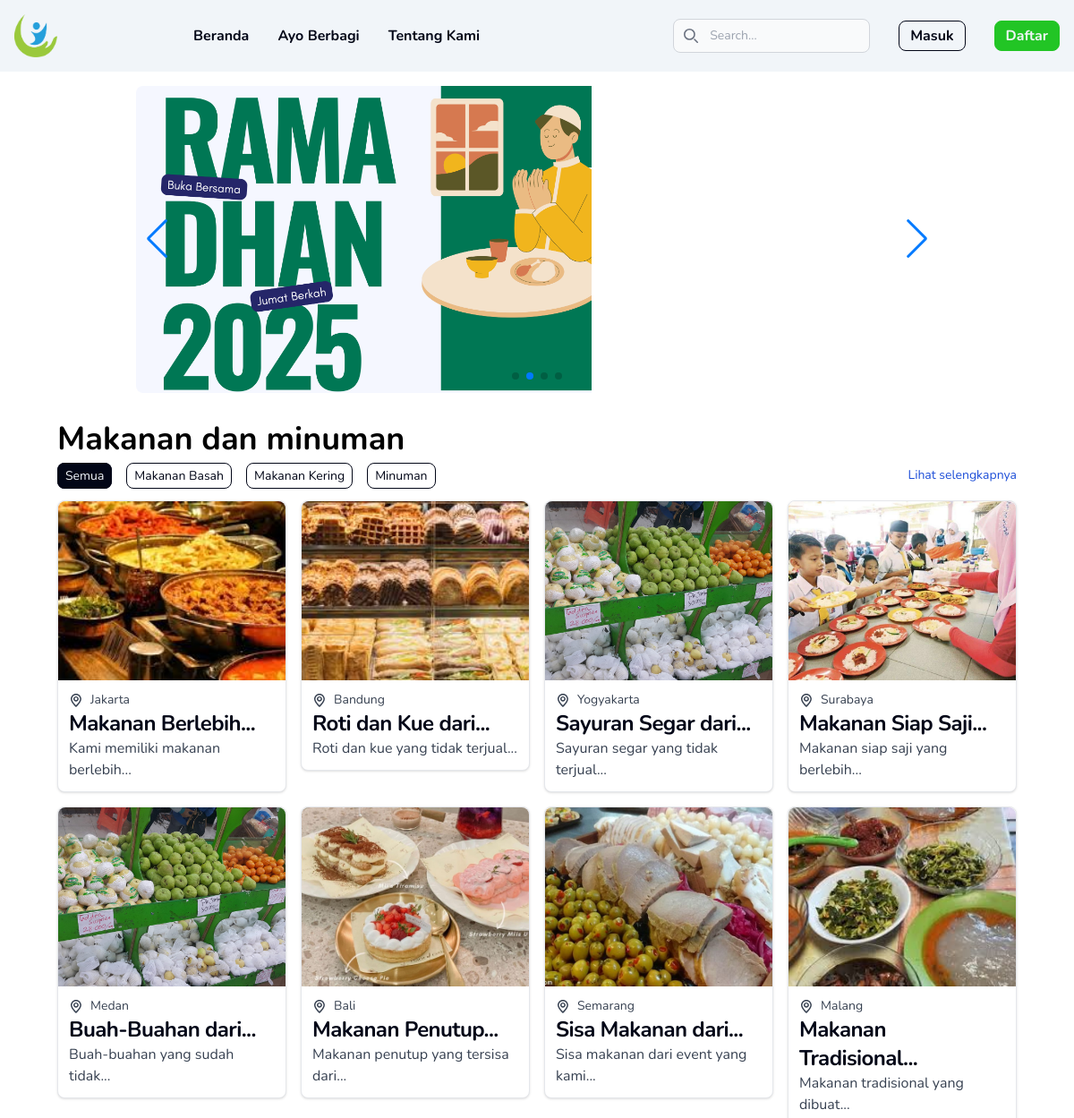
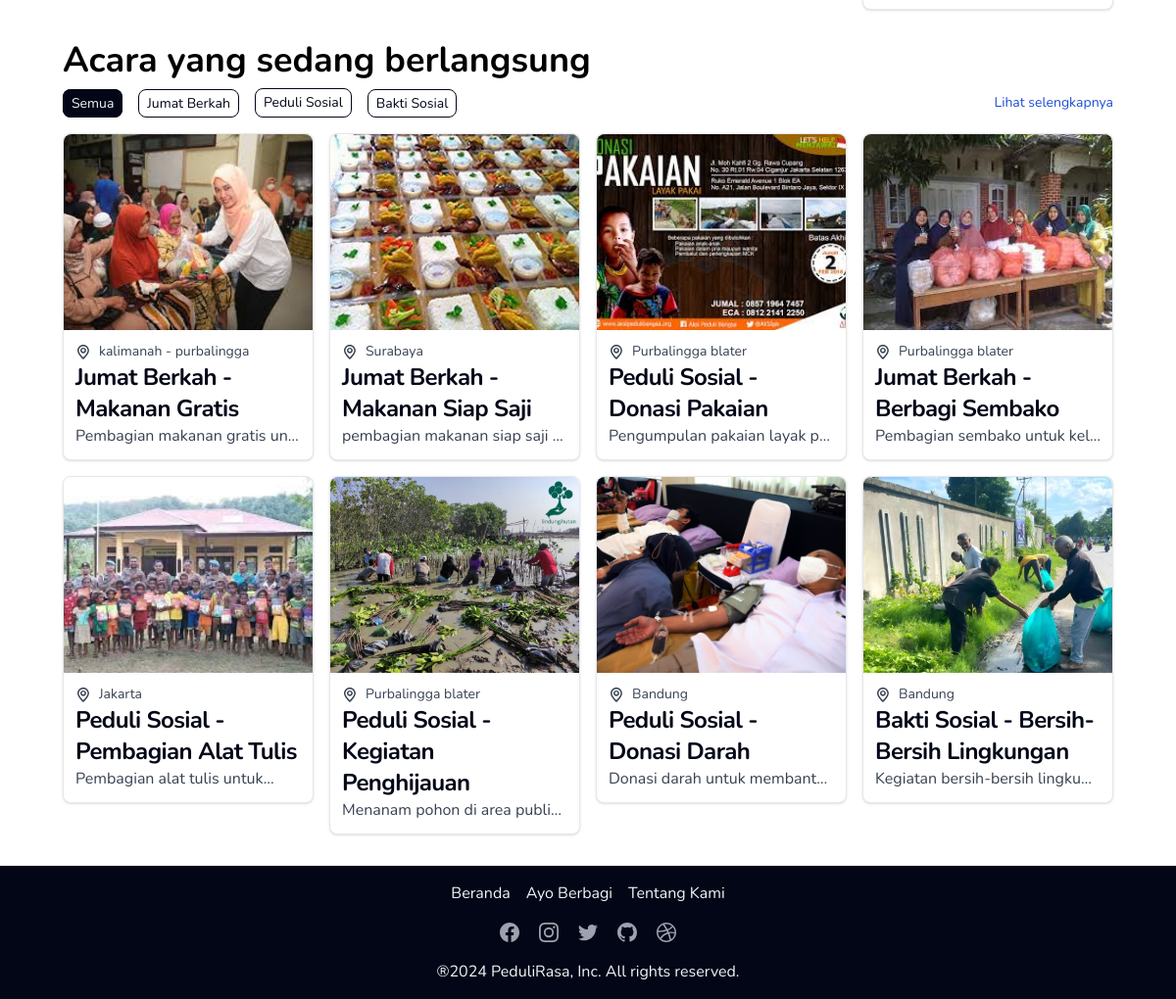
The page / on the database its author committed (2 pictures, top to bottom).
### tables this page shows
CREATE TABLE `posts` (
  `post_id` int NOT NULL,
  `title` varchar(255) NOT NULL,
  `description` text NOT NULL,
  `post_date` datetime NOT NULL,
  `location` varchar(255) NOT NULL,
  `created_at` timestamp NOT NULL DEFAULT CURRENT_TIMESTAMP,
  `user_id` int NOT NULL,
  `category_id` int DEFAULT NULL
);

CREATE TABLE `post_images` (
  `image_id` int NOT NULL,
  `post_id` int DEFAULT NULL,
  `image_name` varchar(255) NOT NULL
);

### app/App/View.php (called while the page is built, shortened)
<?php
class View
{
    public static function render(string $view, $model)
    {
        require __DIR__ . '/../View/header.php';
        require __DIR__ . '/../View/' . $view . '.php';
        require __DIR__ . '/../View/footer.php';
    }
}

### app/Controller/HomeController.php (called while the page is built, shortened)
<?php
class HomeController
{
    private PostService $postService;
    public function __construct()
    {
        $connection = Database::getConnection();
        $postRepository = new PostRepository($connection);
        $categoryRepository = new CategoryRepository($connection);
        $postImagesRepository = new PostImagesRepository($connection);
        $userRepository = new UserRepository($connection);
        $this->postService = new PostService($postRepository, $categoryRepository, $postImagesRepository, $userRepository);
    }
    function index(): void
    {
        $model = [
            "title" => "Beranda",
        ];
        $foodAndDrinkRequest = new SearchPostRequest();
        $foodAndDrinkRequest->categories = [1, 2, 3];
        $foodAndDrinkRequest->page = 1;
        $foodAndDrink = $this->postService->search($foodAndDrinkRequest)->posts;
        $activityRequest = new SearchPostRequest();
        $activityRequest->categories = [4, 5, 6];
        $activityRequest->page = 1;
        $activity = $this->postService->search($activityRequest)->posts;
        $model["foodAndDrink"] = $foodAndDrink;
        $model["activity"] = $activity;
        View::render('Home/index', model: $model);
    }
}

### public/index.php (called while the page is built, shortened)
<?php
Router::run();

### app/Repository/PostRepository.php (called while the page is built, shortened)
<?php
class PostRepository
{
    private \PDO $connection;
    public function __construct(\PDO $connection)
    {
        $this->connection = $connection;
    }
    public function search(?string $title, ?array $categories, int $page = 1): array
    {
        $limit = 20;
        $offset = ($page - 1) * $limit;
        $query = "SELECT post_id, title, description, post_date, location, user_id, category_id FROM posts WHERE 1=1";
        $params = [];
        if (!empty($categories)) {
            $query .= " AND category_id IN (" . implode(',', array_fill(0, count($categories), '?')) . ")";
            $params = array_merge($params, $categories);
        }
        $query .= " LIMIT ? OFFSET ?";
        $statement = $this->connection->prepare($query);
        foreach ($params as $index => $param) {
            $statement->bindValue($index + 1, $param);
        }
        $statement->bindValue(count($params) + 1, $limit, \PDO::PARAM_INT);
        $statement->bindValue(count($params) + 2, $offset, \PDO::PARAM_INT);
        $statement->execute();
        $posts = [];
        while ($rows = $statement->fetchAll()) {
            foreach ($rows as $row) {
                $post = new Post();
                $post->id = $row['post_id'];
                $post->title = $row['title'];
                $post->description = $row['description'];
                $post->postDate = new \DateTime($row['post_date']);
                $post->location = $row['location'];
                $post->userId = $row['user_id'];
                $post->categoryId = $row['category_id'];
                $posts[] = $post;
            }
        }
        return $posts;
    }
}

### app/Service/PostService.php (called while the page is built, shortened)
<?php
class PostService
{
    private PostRepository $postRepository;
    private PostImagesRepository $postImagesRepository;
    public function __construct(PostRepository $postRepository, CategoryRepository $categoryRepository, PostImagesRepository $postImagesRepository, UserRepository $userRepository)
    {
        $this->postImagesRepository = $postImagesRepository;
        $this->postRepository = $postRepository;
    }
    public function search(SearchPostRequest $request): SearchPostResponse
    {
        try {
            $posts = $this->postRepository->search(
                $request->title,
                $request->categories,
                $request->page
            );
            foreach ($posts as $post) {
                $images = $this->postImagesRepository->findByPostId($post->id);
                if (!empty($images)) {
                    $post->bannerImage = $images[0]->imageName;
                } else {
                    $post->bannerImage = null;
                }
            }
            $res = new SearchPostResponse();
            $res->posts = $posts;
            return $res;
        } catch (\Exception $e) {
            throw $e;
        }
    }
}

### app/View/Components/utils.php (called while the page is built, shortened)
<?php
function truncateText($text, $length = 100, $suffix = '...') {
    $text = strip_tags($text);
    $truncated = mb_substr($text, 0, $length);
    $lastSpace = mb_strrpos($truncated, ' ');
    if ($lastSpace !== false) {
        $truncated = mb_substr($truncated, 0, $lastSpace);
    }
    return $truncated . $suffix;
}

### app/View/Home/index.php (the view, shortened to what this page needs)
<?php
$foodAndDrink = $model['foodAndDrink'] ?? [];
$events = $model['activity'] ?? [];
if(count($foodAndDrink) > 8){
    $foodAndDrink = array_slice($foodAndDrink, 0, 8);
}
include_once __DIR__ . "/../Components/Swiper.php";
?>
<div class="pt-8 pb-8 section-padding-x">
    <div class="container max-w-screen-xl">
        <div class="mb-8">
            <h2 class="sub-header-font-size font-bold mb-2">Makanan dan minuman</h2>
            <div class="flex items-center justify-between mb-4">
                <div class="flex justify-between items-center">
                    <ul class="items-center justify-between gap-4 hidden md:flex">
                        <li>
                            <a href="/post/search?categories=1,2,3"
                               class="py-1 px-2 border extra-small-font-size border-dark-base rounded-lg  bg-dark-base text-light-base">
                                Semua
                            </a>
                        </li>
                        <li>
                            <a href="/post/search?categories=1"
                               class="py-1 px-2 border extra-small-font-size border-dark-base rounded-lg text-dark-base ">
                                Makanan Basah
                            </a>
                        </li>
                        <li>
                            <a href="/post/search?categories=2"
                               class="py-1 px-2 border extra-small-font-size border-dark-base rounded-lg text-dark-base ">
                                Makanan Kering
                            </a>
                        </li>
                        <li>
                            <a href="/post/search?categories=3"
                               class="py-1 px-2 border extra-small-font-size border-dark-base rounded-lg text-dark-base ">
                                Minuman
                            </a>
                        </li>
                    </ul>
                </div>
                <a href="/post/search?categories=1,2,3" class="extra-small-font-size text-blue-base">Lihat
                    selengkapnya</a>
            </div>
            <div class="grid grid-cols-2 md:grid-cols-3 lg:grid-cols-4 gap-4 justify-between">
                <?php if(count($foodAndDrink) <= 0) : ?>
                    <h3 class="sub-header-font-size text-center font-bold col-span-4">Belum ada info makanan dan minuman</h3>
                <?php else: ?>
                <?php foreach ($foodAndDrink as $post) : ?>
                    <div class="card max-w-[300px] aspect-square bg-white border border-gray-200 rounded-lg shadow">
                        <a href="/post/detail/<?= $post->id ?>">
                            <img class="rounded-t-lg object-cover w-full max-h-[200px] aspect-square"
                                 src="/images/posts/<?= $post->bannerImage ?>" alt="banner <?= $post->title ?>"/>
                        </a>
                        <div class="p-3">
                            <p class="price-title-font-size text-gray-700 flex items-center gap-2 extra-small-font-size">
                                <span><?= $post->location ?></span>
                            </p>
                            <h5 class="card-title-font-size font-bold tracking-tight line leading-3 text-dark-base">
                                <a href="/post/detail/<?= $post->id ?>"><?= truncateText($post->title,20) ?></a>
                            </h5>
                            <p class="description-card-font-size font-normal text-gray-700">
                                <?= truncateText($post->description, 35) ?>
                            </p>
                        </div>
                    </div>
                <?php endforeach; ?>
                <?php endif; ?>
            </div>
        </div>
        <div class="">
            <h2 class="sub-header-font-size font-bold mb-2">
                Acara yang sedang berlangsung
            </h2>
            <div class="flex items-center justify-between mb-4">
                <div class="flex justify-between items-center">
                    <ul class="items-center justify-between gap-4 hidden md:flex">
                        <li>
                            <a href="/post/search?categories=4,5,6"
                               class="py-1 px-2 border extra-small-font-size border-dark-base rounded-lg bg-dark-base text-light-base">
                                Semua
                            </a>
                        </li>
                        <li>
                            <a href="/post/search?categories=4"
                               class="py-1 px-2 border extra-small-font-size border-dark-base rounded-lg text-dark-base ">
                                Jumat Berkah
                            </a>
                        </li>
                            <a href="/post/search?categories=5"
                               class="py-1 px-2 border extra-small-font-size border-dark-base rounded-lg text-dark-base ">
                                Peduli Sosial
                            </a>
                        <li>
                            <a href="/post/search?categories=6"
                               class="py-1 px-2 border extra-small-font-size border-dark-base rounded-lg text-dark-base ">
                                Bakti Sosial
                            </a>
                        </li>
                    </ul>
                </div>
                <a href="/post/search?categories=4,5,6" class="extra-small-font-size text-blue-base">
                    Lihat selengkapnya
                </a>
            </div>
            <div class="grid grid-cols-2 md:grid-cols-3 lg:grid-cols-4 gap-4 justify-between">
                <?php if(count($events) <= 0) : ?>
                    <h3 class="sub-header-font-size text-center font-bold col-span-4">Belum ada info kegiatan</h3>
                <?php else: ?>
                <?php foreach ($events as $event): ?>
                    <div class=" max-w-[300px] aspect-square bg-white border border-gray-200 rounded-lg shadow">
                        <a href="/post/detail/<?= $event->id ?>">
                            <img class="rounded-t-lg object-cover w-full max-h-[200px] aspect-square"
                                 src="/images/posts/<?= $event->bannerImage ?>" alt="<?= $event->title ?>"/>
                        </a>
                        <div class="p-3">
                            <p class="price-title-font-size text-gray-700 flex items-center gap-2 extra-small-font-size">
                                <span><?= $event->location ?></span>
                            </p>
                            <h5 class="card-title-font-size font-bold tracking-tight text-dark-base">
                                <a href="/post/detail/<?= $event->id ?>"><?= $event->title ?></a>
                            </h5>
                            <p class="truncate text-ellipsis description-card-font-size font-normal text-gray-700 ">
                                <?= truncateText($event->description, 35) ?>
                            </p>
                        </div>
                    </div>
                <?php endforeach; ?>
                <?php endif;?>
            </div>
        </div>
    </div>
</div>

### app/App/Router.php (shortened to what this page needs)
<?php
class Router
{
    private static array $routes = [];
    public static function add(string $method,
                               string $path,
                               string $controller,
                               string $function,
                               array  $middlewares = []): void
    {
        self::$routes[] = [
            'method' => $method,
            'path' => $path,
            'controller' => $controller,
            'function' => $function,
            'middleware' => $middlewares
        ];
    }
    public static function run(): void
    {
        $path = '/';
        $method = $_SERVER['REQUEST_METHOD'];
        foreach (self::$routes as $route) {
            $pattern = "#^" . $route['path'] . "$#";
            if (preg_match($pattern, $path, $variables) && $method == $route['method']) {
                $function = $route['function'];
                $controller = new $route['controller'];
                array_shift($variables);
                call_user_func_array([$controller, $function], $variables);
                return;
            }
        }
    }
}

### rows shown on the page
posts: post_images.image_name (picture), location "Jakarta", title "Makanan Berlebih...", description "Kami memiliki makanan berlebih..."
posts: post_images.image_name (picture), location "Bandung", title "Roti dan Kue dari...", description "Roti dan kue yang tidak terjual..."
posts: post_images.image_name (picture), location "Yogyakarta", title "Sayuran Segar dari...", description "Sayuran segar yang tidak terjual..."
posts: post_images.image_name (picture), location "Surabaya", title "Makanan Siap Saji...", description "Makanan siap saji yang berlebih..."
posts: post_images.image_name (picture), location "Medan", title "Buah-Buahan dari...", description "Buah-buahan yang sudah tidak..."
posts: post_images.image_name (picture), location "Bali", title "Makanan Penutup...", description "Makanan penutup yang tersisa dari..."
posts: post_images.image_name (picture), location "Semarang", title "Sisa Makanan dari...", description "Sisa makanan dari event yang kami..."
posts: post_images.image_name (picture), location "Malang", title "Makanan Tradisional...", description "Makanan tradisional yang dibuat..."
posts: post_images.image_name (picture), location "kalimanah - purbalingga", title "Jumat Berkah - Makanan Gratis", description "Pembagian makanan gratis un…"
posts: post_images.image_name (picture), location "Surabaya", title "Jumat Berkah - Makanan Siap Saji", description "pembagian makanan siap saji…"
posts: post_images.image_name (picture), location "Purbalingga blater", title "Peduli Sosial - Donasi Pakaian", description "Pengumpulan pakaian layak p…"
posts: post_images.image_name (picture), location "Purbalingga blater", title "Jumat Berkah - Berbagi Sembako", description "Pembagian sembako untuk kel…"
posts: post_images.image_name (picture), location "Jakarta", title "Peduli Sosial - Pembagian Alat Tulis", description "Pembagian alat tulis untuk..."
posts: post_images.image_name (picture), location "Purbalingga blater", title "Peduli Sosial - Kegiatan Penghijauan", description "Menanam pohon di area publi…"
posts: post_images.image_name (picture), location "Bandung", title "Peduli Sosial - Donasi Darah", description "Donasi darah untuk membant…"
posts: post_images.image_name (picture), location "Bandung", title "Bakti Sosial - Bersih-Bersih Lingkungan", description "Kegiatan bersih-bersih lingku…"
